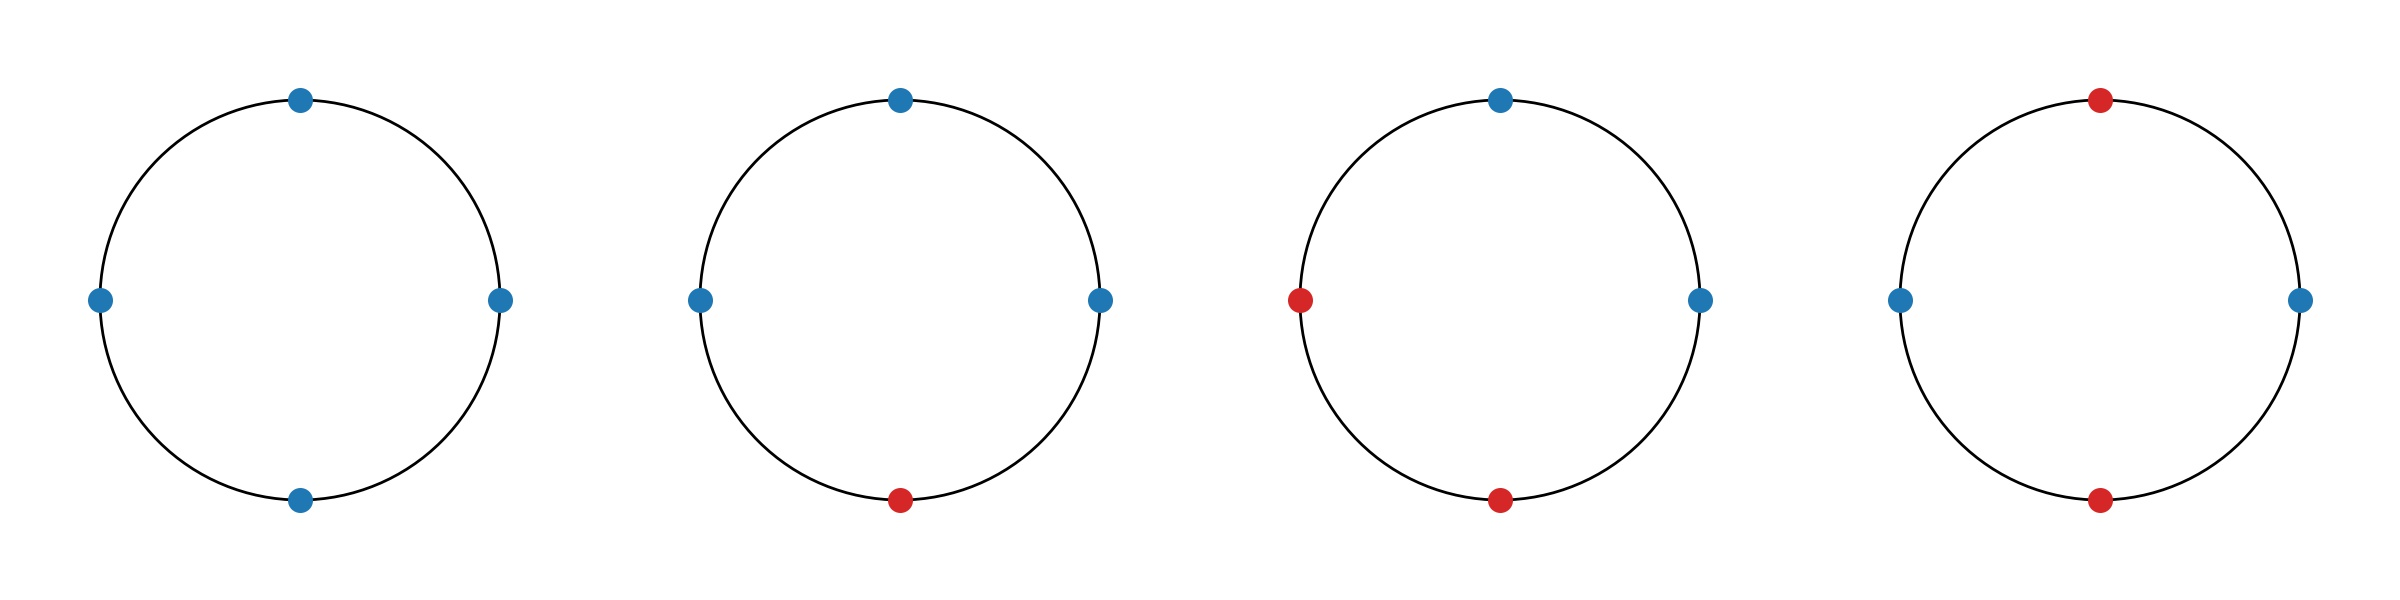

Source code (Python):
import numpy as np
import matplotlib.pyplot as plt
from matplotlib import rc

from mpl_toolkits.axes_grid1 import ImageGrid

num_points_in_ring = 100
radius = 1

spiralN = 4

prongN = 4
prongs_list = []
points_list = []
centre_of_mass_list = []

# fig = plt.figure(figsize=(6,4))
fig = plt.figure(figsize=(12,3))

axs = ImageGrid(fig, (0,0,1,1),
                 nrows_ncols=(1, 4),  # creates 2x2 grid of axes
                 axes_pad=0,  # pad between axes in inch.
                 share_all=True
                 )
                 
axs[0].get_yaxis().set_ticks([])
axs[0].get_xaxis().set_ticks([])

for spiral in range(spiralN):
    
    theta_zero = [0, np.pi/2, np.pi, (3*np.pi)/2]
    direction = np.asarray([[1,1,1,1], [1,1,1,-1], [1,1,-1,-1], [1,-1,1,-1]])
    
    circle = plt.Circle((0, 0), radius, facecolor='none', edgecolor='black', linewidth=1)
    axs[spiral].add_patch(circle)
    
    theta_zero = [0, np.pi/2, np.pi, (3*np.pi)/2]
    direction = np.asarray([[1,1,1,1], [1,1,1,-1], [1,1,-1,-1], [1,-1,1,-1]])
        
    for point_idx, theta in enumerate(theta_zero):
        x = radius * np.cos(theta)
        y = radius * np.sin(theta)
        
        c = direction[spiral, point_idx]
        if c > 0:
            color = 'C0'
        else:
            color = 'C3'            
        mass, = axs[spiral].plot(x,y,'o',markersize=8, c=color)
    
    axs[spiral].set_xlim([-1.5,1.5])
    axs[spiral].set_ylim([-1.5,1.5])
    axs[spiral].set_aspect('equal')
    axs[spiral].axis('off')
    
plt.show()

fig.savefig("permutation.jpg")